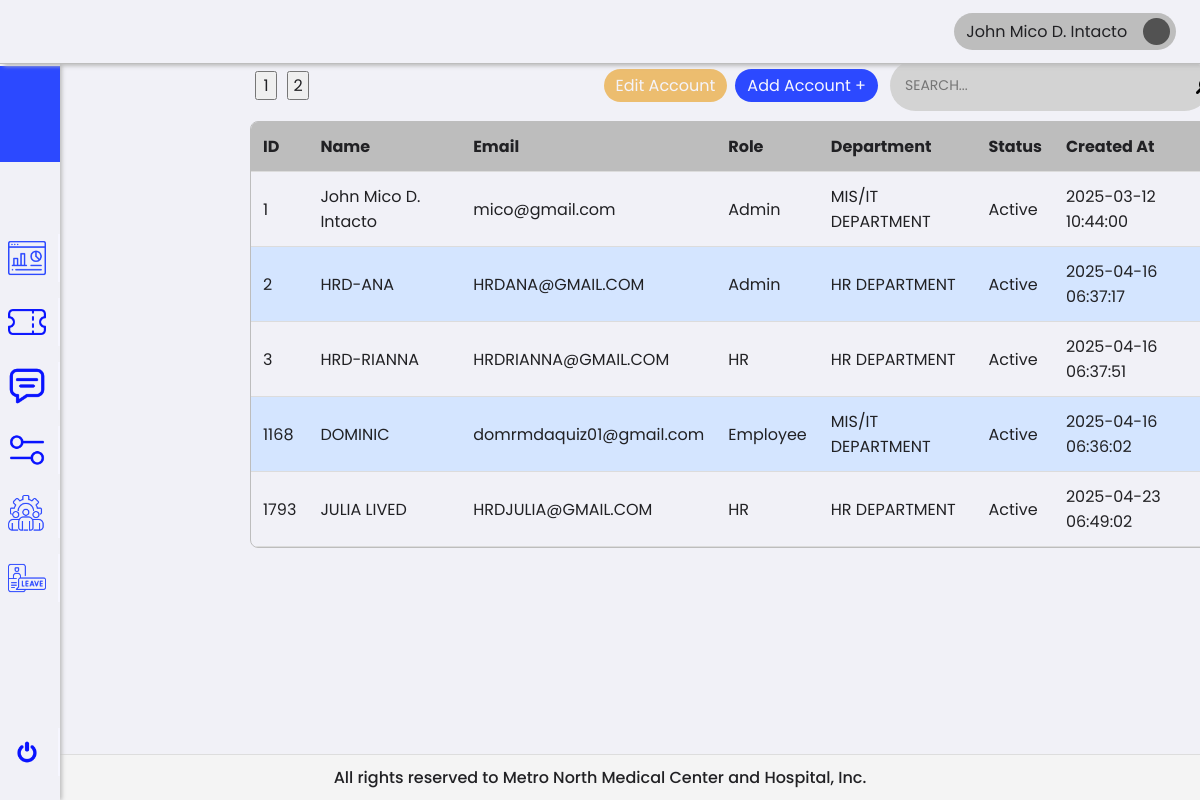
Page /1/hrAdmin/management.php (signed in) on the committed database.
### tables this page shows
CREATE TABLE `users` (
  `id` int(11) NOT NULL,
  `name` varchar(255) NOT NULL,
  `email` varchar(255) NOT NULL,
  `password` varchar(255) NOT NULL,
  `role` enum('Employee','HR','HR HEAD','Admin','Super Admin') NOT NULL,
  `department` varchar(255) DEFAULT NULL,
  `status` enum('Active','Inactive') NOT NULL,
  `created_at` timestamp NOT NULL DEFAULT current_timestamp()
);

### 0/includes/accountQuery.php (called while the page is built, shortened)
<?php
try {
    require 'db.php';
    $limit = 10;
    $page = isset($_GET['page']) && is_numeric($_GET['page']) ? (int) $_GET['page'] : 1;
    $offset = ($page - 1) * $limit;
    $sql = "SELECT id, name, email, role, department, status, created_at
            FROM users
            LIMIT :limit OFFSET :offset";
    $stmt = $pdo->prepare($sql);
    $stmt->bindParam(':limit', $limit, PDO::PARAM_INT);
    $stmt->bindParam(':offset', $offset, PDO::PARAM_INT);
    $stmt->execute();
    $users = $stmt->fetchAll(PDO::FETCH_ASSOC);
} catch (PDOException $e) {
    die("Database connection failed: " . $e->getMessage());
}

### 1/hrAdmin/management.php (the view, shortened to what this page needs)
<?php
require_once '../../0/includes/employeeTicket.php';
require_once '../../0/includes/accountQuery.php';
?>
<!DOCTYPE html>
<html lang="en">
<head>
    <link rel="stylesheet" href="../../assets/css/framework.css">
    <link rel="stylesheet" href="../../assets/css/management.css">
</head>
<body>
    <div class="container">
        <div class="sideNav">
            <div class="sideNavLogo img-cover"></div>
            <div class="navBtn">
                <div class="navBtnIcon img-contain" style="background-image: url(../../assets/images/icons/dashboard.png);"></div>
            </div>
            <div class="navBtn">
                <div class="navBtnIcon img-contain" style="background-image: url(../../assets/images/icons/ticket.png);"></div>
            </div>
            <div class="navBtn">
                <div class="navBtnIcon img-contain" style="background-image: url(../../assets/images/icons/chat.png);"></div>
            </div>
            <div class="navBtn">
                <div class="navBtnIcon img-contain" style="background-image: url(../../assets/images/icons/settings.png);"></div>
            </div>
            <div class="navBtn">
                <div class="navBtnIcon img-contain" style="background-image: url(../../assets/images/icons/management.png);"></div>
            </div>
            <div class="navBtn">
                <div class="navBtnIcon img-contain" style="background-image: url(../../assets/images/icons/leave.png);"></div>
            </div>
            <div class="navBtn">
                <div class="navBtnIcon img-contain" style="background-image: url(../../assets/images/icons/switch.png);"></div>
            </div>
        </div>
        <div class="content">
            <div class="topNav">
                <div class="account">
                    <div class="accountName">John Doe</div>
                    <div class="accountIcon img-contain"></div>
                </div>
            </div>
            <div class="pagination-wrapper">
                <div class="pagination" id="pageNationID">
                    <div id="paginationControls" class="mt-3"></div>
                </div>
                <div class="btnContainer">
                    <button type="button" class="btnWarning btnWarningDisabled" id="editAccountID" name="editAccount" disabled>Edit Account</button>
                    <button type="button" class="btnDefault" id="addAccountID" name="addAccount">Add Account +</button>
                </div>
                <div class="search-container">
                    <input type="text" placeholder="SEARCH..." class="search-input">
                    <div class="search-icon">
                        <img src="../../assets/images/icons/search.png" alt="Search">
                    </div>
                </div>
            </div>
            <div class="tableContainer">
                <table id="usersTable">
                    <thead>
                        <tr>
                            <th>ID <i class="fas fa-sort"></i></th>
                            <th>Name <i class="fas fa-sort"></i></th>
                            <th>Email <i class="fas fa-sort"></i></th>
                            <th>Role <i class="fas fa-sort"></i></th>
                            <th>Department <i class="fas fa-sort"></i></th>
                            <th>Status <i class="fas fa-sort"></i></th>
                            <th>Created At <i class="fas fa-sort"></i></th>
                        </tr>
                    </thead>
                    <tbody>
                        <?php if (!empty($users)): ?>
                            <?php foreach ($users as $user): ?>
                                <tr data-id="<?= htmlspecialchars($user['id']) ?>"
                                    class="<?= htmlspecialchars($user['status']) === 'Inactive' ? 'inactive-row' : '' ?>">
                                    <td><?= htmlspecialchars($user['id']) ?></td>
                                    <td><?= htmlspecialchars($user['name']) ?></td>
                                    <td><?= htmlspecialchars($user['email']) ?></td>
                                    <td><?= htmlspecialchars($user['role']) ?></td>
                                    <td><?= htmlspecialchars($user['department']) ?></td>
                                    <td><?= htmlspecialchars($user['status']) ?> </td>
                                    <td><?= htmlspecialchars($user['created_at']) ?></td>
                                </tr>
                            <?php endforeach; ?>
                        <?php else: ?>
                            <tr>
                                <td colspan="10" style="text-align: center;">No Users found</td>
                            </tr>
                        <?php endif; ?>
                    </tbody>
                </table>
            </div>
        </div>
    </div>
    <footer class="footer-messages">
        <p>All rights reserved to Metro North Medical Center and Hospital, Inc.</p>
    </footer>
</body>
</html>

### assets/css/management.css (style rules this page uses)
@media screen and (min-width: 601px) { .content { display: flex; flex-direction: column; width: 80%; min-height: 90vh; margin: 5% 0 0 260px; align-self: center; overflow-x: hidden; } }
@media screen and (min-width: 601px) { .tableContainer { display: flex; flex-direction: column; border: 1px solid var(--neutral-300); border-radius: 8px; overflow: hidden; } }
@media screen and (min-width: 601px) { .tableContainer { width: 100%; border-radius: 8px; overflow: hidden; border: 1px solid var(--neutral-300); } }
@media screen and (min-width: 601px) { table { width: 100%; border-collapse: collapse; } }
@media screen and (min-width: 601px) { th, td { padding: 12px; text-align: left; border-bottom: 1px solid var(--neutral-200); } }
@media screen and (min-width: 601px) { th { background-color: var(--neutral-300); font-weight: bold; } }
@media screen and (min-width: 601px) { tbody tr:nth-child(even) { background-color: var(--primary-100); } }
@media screen and (min-width: 601px) { .btnWarningDisabled, .btnDefaultDisabled, .btnDangerDisabled { cursor: not-allowed; opacity: 0.6; } }
@media screen and (min-width: 601px) { .search-container { display: flex; align-items: center; background: #D3D3D3; border-radius: 30px; padding: 5px; width: 320px; } }
@media screen and (min-width: 601px) { .search-input { flex: 1; border: none; background: transparent; padding: 10px; border-radius: 30px; outline: none; font-size: 14px; } }
@media screen and (min-width: 601px) { .search-icon { width: 24px; height: 24px; display: flex; align-items: center; justify-content: center; margin: 0 10px; } }
@media screen and (min-width: 601px) { .search-icon img { width: 16px; height: 16px; } }
@media screen and (min-width: 601px) { .pagination-wrapper { display: flex; justify-content: space-between; align-items: center; width: 100%; padding-bottom: 10px; } }
@media screen and (min-width: 601px) { .pagination-wrapper>.btnContainer { display: flex; justify-content: flex-end; width: 100%; height: 100%; margin: 0 12px 0 0 !important; } }
@media screen and (min-width: 601px) { .pagination { width: 100%; display: flex; gap: 5px; } }
@media screen and (min-width: 601px) { .footer-messages { position: fixed; bottom: 0; width: 100%; background-color: #f4f4f4; text-align: center; padding: 10px 0; font-size: 14px; font-weight: 500; color: #333; border-top: 1px solid #ddd; } }

### rows in the picture
users: id "1", name "John Mico D. Intacto", email "mico@gmail.com", role "Admin", department "MIS/IT DEPARTMENT", status "Active", created_at "2025-03-12 10:44:00"
users: id "2", name "HRD-ANA", email "HRDANA@GMAIL.COM", role "Admin", department "HR DEPARTMENT", status "Active", created_at "2025-04-16 06:37:17"
users: id "3", name "HRD-RIANNA", email "HRDRIANNA@GMAIL.COM", role "HR", department "HR DEPARTMENT", status "Active", created_at "2025-04-16 06:37:51"
users: id "1168", name "DOMINIC", email "domrmdaquiz01@gmail.com", role "Employee", department "MIS/IT DEPARTMENT", status "Active", created_at "2025-04-16 06:36:02"
users: id "1793", name "JULIA LIVED", email "HRDJULIA@GMAIL.COM", role "HR", department "HR DEPARTMENT", status "Active", created_at "2025-04-23 06:49:02"
